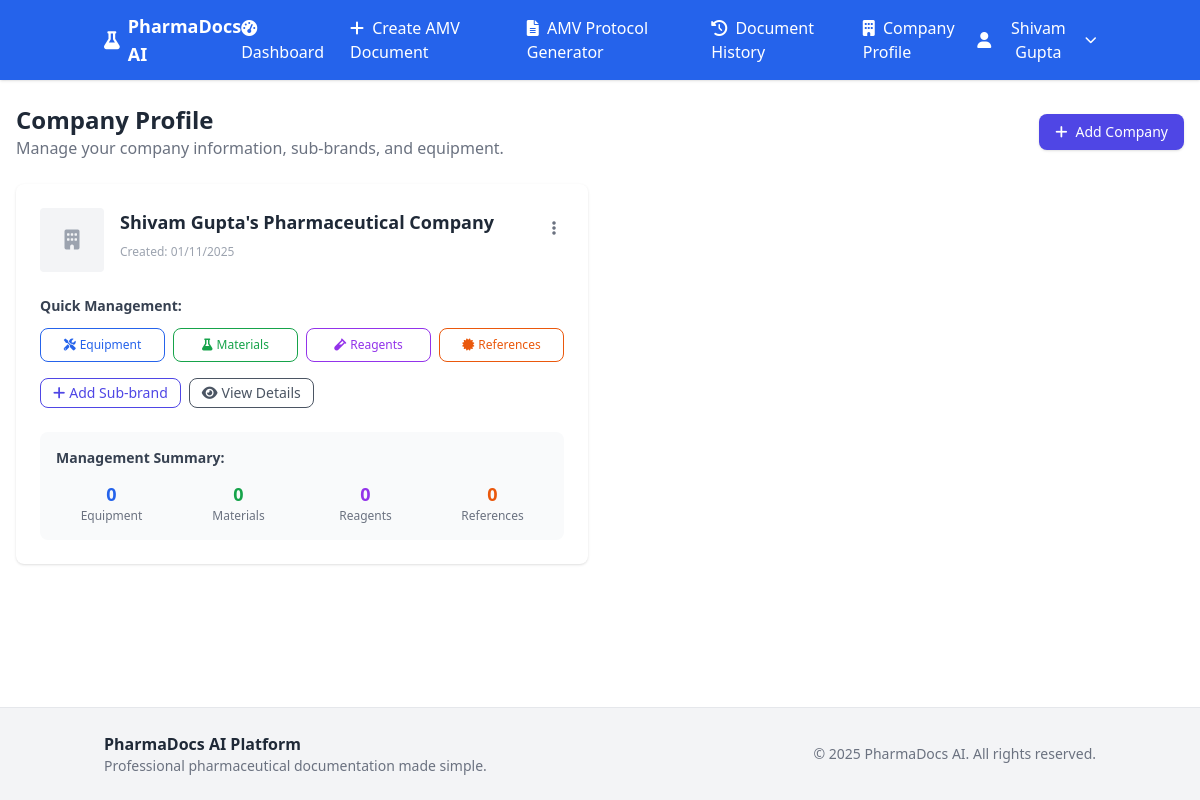
Screenshot of /company/profile (signed in) with the database file from the repository.
### models.py (models this page shows, shortened)
class User(db.Model):
    __tablename__ = 'users'
    id: Mapped[int] = mapped_column(Integer, primary_key=True)
    firebase_uid: Mapped[str] = mapped_column(String(128), unique=True, nullable=False)
    email: Mapped[str] = mapped_column(String(120), unique=True, nullable=False)
    name: Mapped[str] = mapped_column(String(100), nullable=False)
    is_admin: Mapped[bool] = mapped_column(Boolean, default=False)
    created_at: Mapped[datetime] = mapped_column(DateTime, default=datetime.now)
    last_login: Mapped[datetime] = mapped_column(DateTime, nullable=True)
    password_hash: Mapped[str] = mapped_column(String(255), nullable=True, default="")
    companies: Mapped[List["Company"]] = relationship("Company", back_populates="user")
    documents: Mapped[List["Document"]] = relationship("Document", back_populates="user")
    activity_logs: Mapped[List["ActivityLog"]] = relationship("ActivityLog", back_populates="user")

class Company(db.Model):
    __tablename__ = 'companies'
    id: Mapped[int] = mapped_column(Integer, primary_key=True)
    user_id: Mapped[int] = mapped_column(Integer, ForeignKey('users.id'), nullable=False)
    name: Mapped[str] = mapped_column(String(200), nullable=False)
    address: Mapped[str] = mapped_column(Text, nullable=True)
    logo_url: Mapped[str] = mapped_column(String(500), nullable=True)
    created_at: Mapped[datetime] = mapped_column(DateTime, default=datetime.utcnow)
    glass_materials: Mapped[str] = mapped_column(Text, nullable=True) # JSON string for glass materials
    user: Mapped["User"] = relationship("User", back_populates="companies")
    sub_brands: Mapped[List["SubBrand"]] = relationship("SubBrand", back_populates="company")
    documents: Mapped[List["Document"]] = relationship("Document", back_populates="company")
    equipment_list: Mapped[List["Equipment"]] = relationship("Equipment", back_populates="company")
    glass_materials_list: Mapped[List["GlassMaterial"]] = relationship("GlassMaterial", back_populates="company")
    other_materials_list: Mapped[List["OtherMaterial"]] = relationship("OtherMaterial", back_populates="company")
    reagents_list: Mapped[List["Reagent"]] = relationship("Reagent", back_populates="company")
    reference_products_list: Mapped[List["ReferenceProduct"]] = relationship("ReferenceProduct", back_populates="company")

### app_routes/company.py (the view)
@bp.route('/company/profile')
def company_profile():
    if 'user_id' not in session:
        return redirect(url_for('auth.login'))
    user = User.query.get(session['user_id'])
    companies = Company.query.filter_by(user_id=user.id).all()
    companies_with_counts = []
    for company in companies:
        equipment_count = 0
        materials_count = 0
        reagents_count = 0
        references_count = 0
        try:
            from sqlalchemy import create_engine, Column, Integer, String, Text, DateTime
            from sqlalchemy.ext.declarative import declarative_base
            from sqlalchemy.orm import sessionmaker
            import os
            amv_db_path = 'amv_company_settings.db'
            if os.path.exists(amv_db_path):
                amv_engine = create_engine(f'sqlite:///{amv_db_path}')
                AMVBase = declarative_base()
                class Equipment(AMVBase):
                    __tablename__ = 'equipment'
                    id = Column(Integer, primary_key=True)
                    company_id = Column(Integer)
                    name = Column(String(200))
                    code = Column(String(100))
                    brand = Column(String(100))
                    verification_frequency = Column(String(200))
                    last_calibration = Column(String(50))
                    next_calibration = Column(String(50))
                    created_at = Column(DateTime, default=datetime.now)
                class GlassMaterial(AMVBase):
                    __tablename__ = 'glass_materials'
                    id = Column(Integer, primary_key=True)
                    company_id = Column(Integer)
                    name = Column(String(200))
                    characteristics = Column(String(500))
                    created_at = Column(DateTime, default=datetime.now)
                class Reagent(AMVBase):
                    __tablename__ = 'reagents'
                    id = Column(Integer, primary_key=True)
                    company_id = Column(Integer)
                    name = Column(String(200))
                    batch = Column(String(100))
                    expiry_date = Column(String(50))
                    created_at = Column(DateTime, default=datetime.now)
                class ReferenceProduct(AMVBase):
                    __tablename__ = 'reference_products'
                    id = Column(Integer, primary_key=True)
                    company_id = Column(Integer)
                    standard_type = Column(String(100))
                    standard_name = Column(String(200))
                    code = Column(String(100))
                    potency = Column(String(50))
                    due_date = Column(String(50))
                    created_at = Column(DateTime, default=datetime.now)
                AMVSession = sessionmaker(bind=amv_engine)
                amv_session = AMVSession()
                equipment_count = amv_session.query(Equipment).filter_by(company_id=company.id).count()
                materials_count = amv_session.query(GlassMaterial).filter_by(company_id=company.id).count()
                reagents_count = amv_session.query(Reagent).filter_by(company_id=company.id).count()
                references_count = amv_session.query(ReferenceProduct).filter_by(company_id=company.id).count()
                amv_session.close()
                logging.info(f"Company {company.id} counts: Equipment={equipment_count}, Materials={materials_count}, Reagents={reagents_count}, References={references_count}")
            else:
                logging.warning(f"AMV database not found at {amv_db_path}")
        except Exception as e:
            logging.error(f"Error fetching AMV counts for company {company.id}: {str(e)}")
            equipment_count = 0
            materials_count = 0
            reagents_count = 0
            references_count = 0
        company.equipment_count = equipment_count
        company.materials_count = materials_count
        company.reagents_count = reagents_count
        company.references_count = references_count
        logging.info(f"Company {company.id} final counts: Equipment={equipment_count}, Materials={materials_count}, Reagents={reagents_count}, References={references_count}")
        companies_with_counts.append(company)
    return render_template('company_profile.html', user=user, companies=companies_with_counts)

### app.py (called while the page is built)
@app.context_processor
def utility_processor():
    return {
        'get_amv_documents_count': get_amv_documents_count,
        'get_amv_verification_count': get_amv_verification_count
    }

### templates/company_profile.html (shortened to what this page needs)
{% extends "base.html" %}
{% block content %}
<div class="max-w-7xl mx-auto px-4 py-6">
  <div class="flex flex-col md:flex-row md:items-center md:justify-between mb-6">
    <div>
      <h1 class="text-2xl font-bold text-gray-800">Company Profile</h1>
      <p class="text-gray-500">Manage your company information, sub-brands, and equipment.</p>
    </div>
    <button
      class="mt-3 md:mt-0 inline-flex items-center px-4 py-2 bg-indigo-600 text-white text-sm font-medium rounded-lg shadow hover:bg-indigo-700 transition"
      onclick="openModal('addCompanyModal')">
      <i class="fas fa-plus mr-2"></i>Add Company
    </button>
  </div>
  {% if companies %}
    <div class="grid md:grid-cols-2 gap-6">
      {% for company in companies %}
        <div class="bg-white shadow rounded-lg p-6">
          <div class="flex items-start">
            {% if company.logo_url %}
              <img src="{{ company.logo_url }}" alt="Company Logo" class="w-16 h-16 object-cover rounded mr-4">
            {% else %}
              <div class="w-16 h-16 flex items-center justify-center bg-gray-100 rounded mr-4">
                <i class="fas fa-building text-gray-400 text-xl"></i>
              </div>
            {% endif %}
            <div class="flex-1">
              <h5 class="font-semibold text-gray-800 text-lg">{{ company.name }}</h5>
              <p class="text-xs text-gray-400 mt-2">Created: {{ company.created_at.strftime("%d/%m/%Y") }}</p>
            </div>
            <div class="relative">
              <button class="p-2 rounded-full hover:bg-gray-100" onclick="toggleDropdown(this)">
                <i class="fas fa-ellipsis-v text-gray-500"></i>
              </button>
            </div>
          </div>
          <div class="mt-6">
            <h6 class="text-sm font-semibold text-gray-700 mb-3">Quick Management:</h6>
            <div class="grid grid-cols-2 md:grid-cols-4 gap-2">
              <a href="/amv/settings/equipment?company_id={{ company.id }}"
                 class="flex items-center justify-center px-3 py-2 text-xs border border-blue-600 text-blue-600 rounded-lg hover:bg-blue-50 transition">
                <i class="fas fa-tools mr-1"></i>Equipment
              </a>
              <a href="/amv/settings/materials?company_id={{ company.id }}"
                 class="flex items-center justify-center px-3 py-2 text-xs border border-green-600 text-green-600 rounded-lg hover:bg-green-50 transition">
                <i class="fas fa-flask mr-1"></i>Materials
              </a>
              <a href="/amv/settings/reagents?company_id={{ company.id }}"
                 class="flex items-center justify-center px-3 py-2 text-xs border border-purple-600 text-purple-600 rounded-lg hover:bg-purple-50 transition">
                <i class="fas fa-vial mr-1"></i>Reagents
              </a>
              <a href="/amv/settings/reference-products?company_id={{ company.id }}"
                 class="flex items-center justify-center px-3 py-2 text-xs border border-orange-600 text-orange-600 rounded-lg hover:bg-orange-50 transition">
                <i class="fas fa-certificate mr-1"></i>References
              </a>
            </div>
          </div>
          <div class="mt-4 flex flex-wrap gap-2">
            <button class="text-sm px-3 py-1 border border-indigo-600 text-indigo-600 rounded-lg hover:bg-indigo-50 transition"
                    onclick="addSubBrand('{{ company.id }}')">
              <i class="fas fa-plus mr-1"></i>Add Sub-brand
            </button>
            <button class="text-sm px-3 py-1 border border-gray-600 text-gray-600 rounded-lg hover:bg-gray-50 transition"
                    onclick="viewCompanyDetails('{{ company.id }}')">
              <i class="fas fa-eye mr-1"></i>View Details
            </button>
          </div>
          <div class="mt-6 bg-gray-50 rounded-lg p-4">
            <h6 class="text-sm font-semibold text-gray-700 mb-3">Management Summary:</h6>
            <div class="grid grid-cols-2 md:grid-cols-4 gap-4">
              <div class="text-center">
                <div class="text-lg font-bold text-blue-600">{{ company.equipment_count or 0 }}</div>
                <div class="text-xs text-gray-500">Equipment</div>
              </div>
              <div class="text-center">
                <div class="text-lg font-bold text-green-600">{{ company.materials_count or 0 }}</div>
                <div class="text-xs text-gray-500">Materials</div>
              </div>
              <div class="text-center">
                <div class="text-lg font-bold text-purple-600">{{ company.reagents_count or 0 }}</div>
                <div class="text-xs text-gray-500">Reagents</div>
              </div>
              <div class="text-center">
                <div class="text-lg font-bold text-orange-600">{{ company.references_count or 0 }}</div>
                <div class="text-xs text-gray-500">References</div>
              </div>
            </div>
          </div>
        </div>
      {% endfor %}
    </div>
  {% endif %}
</div>
{% endblock %}

### templates/base.html (shortened to what this page needs)
<!DOCTYPE html>
<html lang="en">
  <head>
    <script src="https://cdn.tailwindcss.com"></script>
    <link href="https://cdnjs.cloudflare.com/ajax/libs/font-awesome/6.0.0/css/all.min.css"
          rel="stylesheet">
  </head>
  <body class="flex flex-col min-h-screen {% block body_class %}{% endblock %}">
    {% if session.user_id %}
      <nav class="bg-primary text-white shadow">
        <div class="container mx-auto px-4 py-3 flex justify-between items-center">
          <a href="{{ url_for('dashboard.user_dashboard') }}" class="flex items-center space-x-2 font-semibold text-lg">
            <i class="fas fa-flask"></i>
            <span>PharmaDocs AI</span>
          </a>
          <div class="space-x-6 hidden md:flex">
            <a href="{{ url_for('dashboard.user_dashboard') }}" class="hover:text-gray-200">
              <i class="fas fa-tachometer-alt mr-1"></i> Dashboard
            </a>
            <a href="{{ url_for('amv_bp.create_amv_form') }}" class="hover:text-gray-200">
              <i class="fas fa-plus mr-1"></i> Create AMV Document
            </a>
            <a href="{{ url_for('amv_bp.amv_verification_protocol_page') }}" class="hover:text-gray-200">
              <i class="fas fa-file-alt mr-1"></i> AMV Protocol Generator
            </a>
            <a href="{{ url_for('dashboard.document_history') }}" class="hover:text-gray-200">
              <i class="fas fa-history mr-1"></i> Document History
            </a>
            <a href="{{ url_for('company.company_profile') }}" class="hover:text-gray-200">
              <i class="fas fa-building mr-1"></i> Company Profile
            </a>
          </div>
          <div class="relative" x-data="{ open: false }" @click.outside="open = false">
            <button @click="open = !open"
                    class="flex items-center space-x-2 focus:outline-none">
              <i class="fas fa-user"></i>
              <span>{{ user.name if user else 'User' }}</span>
              <i class="fas fa-chevron-down text-xs transition-transform"
                :class="open ? 'rotate-180' : ''"></i>
            </button>
          </div>
        </div>
      </nav>
    {% endif %}
    <main class="flex-grow">
      {% block content %}{% endblock %}
    </main>
    <footer class="bg-gray-100 mt-8 py-6 border-t">
      <div class="container mx-auto px-4 flex flex-col md:flex-row justify-between items-center">
        <div class="text-center md:text-left mb-4 md:mb-0">
          <h5 class="font-semibold text-gray-800">PharmaDocs AI Platform</h5>
          <p class="text-gray-500 text-sm">Professional pharmaceutical documentation made simple.</p>
        </div>
        <div class="text-gray-500 text-sm">
          &copy; 2025 PharmaDocs AI. All rights reserved.
        </div>
      </div>
    </footer>
  </body>
</html>

### rows the page displays
User: name "Shivam Gupta"
Company: name "Shivam Gupta's Pharmaceutical Company", created_at "01/11/2025", equipment_count "0", materials_count "0", reagents_count "0", references_count "0"
